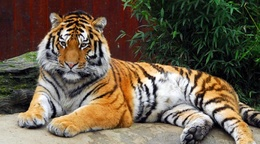
%> input picture Project 3/tiger1.jpg, 260 x 144 px, shrunk from 616 x 340 before the run
$ octave mean_shift_example.m   (GNU Octave 9; MATLAB toolbox functions it lacks are replaced by stand-ins)
%> lines starting %> are read from the running program, lines starting %| are printed output that depends on the picture
### Project 3/kmeans_segm.m
function [segmentation, centers] = kmeans_segm(image, K, L, seed)

%Converting image to double to keep precisions
img = double(image);


%Reshaping the 3D image format to 2D image format for better performance by combining heigth and
%width and keeping RGB as the second dimension

[height, width, RGB] = size(img);
%Pixels are defined
X = reshape(img, height*width, 3);


%1-Randomly initialize the K cluster centers

%Defining min and max RGB values before randomization
RGB_min = int16(min(X));
RGB_max = int16(max(X));

%Randomization with min and max values for each color component in size K x 1

R = randi([RGB_min(1), RGB_max(1)], K, 1);
G = randi([RGB_min(2), RGB_max(2)], K, 1);
B = randi([RGB_min(3), RGB_max(3)], K, 1);

%Then we combine those components to keep RGB values of each cluster center
K_centers = [R, G, B];

%2-Compute all distances between pixels and cluster centers
distance = pdist2(X, K_centers);

%3-Iterate L times

for i = 1:L
    %4-Assign each pixel to the cluster center for which the distance is minimum
    %Creating a matrix for keeping assigned pixels(with their RGB) for each clusters
    K_assigned_pix = double(zeros(K,3));
    %Counting number of pixels assigned for each cluster
    K_count_pix = double(zeros(K,1));
    for pix = 1:length(X(:,1))
        %For each pixel, initializing assignment as if all are assigned to cluster 1
        assigned_K(pix) = 1;
        min_distance = distance(pix,assigned_K(pix));
        %Comparing the distance of initialization with other clusters and
        %find the minimum distance if there is a closer cluster to that
        %pixel
        for k = 2:K
            if (distance(pix,k) < min_distance)
                assigned_K(pix) = k;
                min_distance = distance(pix,k);
            end
        end
        %Filling the cluster with assigned pixels` RGB values and counting
        %the added pixel
        K_assigned_pix(assigned_K(pix), 1) = K_assigned_pix(assigned_K(pix), 1) + X(pix, 1);
        K_assigned_pix(assigned_K(pix), 2) = K_assigned_pix(assigned_K(pix), 2) + X(pix, 2);
        K_assigned_pix(assigned_K(pix), 3) = K_assigned_pix(assigned_K(pix), 3) + X(pix, 3);
        K_count_pix(assigned_K(pix)) = K_count_pix(assigned_K(pix)) + 1;
    end
    %5-Recompute each cluster center by taking the mean of all pixels assigned to it
    for k = 1:K
        if(K_count_pix(k) > 0)
            K_centers(k,1) = K_assigned_pix(k, 1) ./ K_count_pix(k);
            K_centers(k,2) = K_assigned_pix(k, 2) ./ K_count_pix(k);
            K_centers(k,3) = K_assigned_pix(k, 3) ./ K_count_pix(k);
        end
    end
    %6-Recompute all distances between pixels and cluster centers
    distance = pdist2(X, K_centers);
end

%Preparing segmentation and centers for clusters

X_new = zeros(height*width, 1);
for pix=1:height*width
    X_new(pix) = assigned_K(pix);
end
segmentation = uint8(reshape(X_new, height, width, 1));
centers = K_centers;
end


### Project 3/mean_shift_segm.m
function segm = mean_shift_segm(I, spatial_bandwidth, colour_bandwidth, num_iterations)

tic
fprintf('Find colour channels with K-means...\n');
K = 16;
[ segm, centers ] = kmeans_segm(I, K, 10, 4321);
toc

centers(isnan(centers)) = 0.0;
%imshow(overlay_bounds(I, segm))
%pause

[ height, width, depth ] = size(I);
idx = reshape(segm, [height, width]);
maps = zeros(height, width, K, 'single');
mapx = zeros(height, width, K, 'single');
mapy = zeros(height, width, K, 'single');
[X, Y] = meshgrid(1:width, 1: height);
for k = 1:K
    maps(:,:,k) = (idx == k);
    mapx(:,:,k) = maps(:,:,k).*X;
    mapy(:,:,k) = maps(:,:,k).*Y;
end
s = 2*ceil(1.5*spatial_bandwidth) + 1;
h = fspecial('gaussian', [s s], spatial_bandwidth);
mapsw = reshape(imfilter(maps, h), [width*height,K]) + 1e-6;
mapsx = reshape(imfilter(mapx, h), [width*height,K]);
mapsy = reshape(imfilter(mapy, h), [width*height,K]);
toc

fprintf('Search for high density points...\n');
constC = -0.5/(colour_bandwidth^2);
x = reshape(X, [width*height, 1]);
y = reshape(Y, [width*height, 1]);
Ic = single(reshape(I, [width*height, 3]));
wei = exp(constC*pdist2(Ic, centers));
for l = 1:num_iterations
    p = (round(x)-1)*height + round(y);
    ww = mapsw(p,:) .* wei;
    w = sum(ww, 2);
    u = bsxfun(@rdivide, ww*centers, w);
    x = bsxfun(@rdivide, sum(mapsx(p,:).*wei, 2), w);
    y = bsxfun(@rdivide, sum(mapsy(p,:).*wei, 2), w);
    wei = bsxfun(@rdivide, ww, w);
    x = max(min(x, width), 1);
    y = max(min(y, height), 1);
    toc
end

fprintf('Assign high density points to pixels...\n');
XY = [ x, y ];
thr = 10.0;
val = 0;
mask = zeros(height*width, 1, 'int16');
for y=1:height
    for x=1:width
        p = round(x-1)*height + round(y);
        if mask(p)==0
    	    stack = [ p ];
            val = val + 1;
            mask(p) = val;
            while length(stack)>0
	        p0 = stack(end);
                xy = XY(p0,:);
                x0 = floor((p0-1)/height) + 1;
                y0 = mod(p0-1, height) + 1;
	        stack = stack(1:end-1);
                if x0<width & mask(p0+height)==0 & sum((xy-XY(p0+height,:)).^2)<thr
                    stack = [ stack, p0+height ];
                    mask(p0+height) = val;
                end
                if x0>1 & mask(p0-height)==0 & sum((xy-XY(p0-height,:)).^2)<thr
                    stack = [ stack, p0-height ];
                    mask(p0-height) = val;
                end
                if y0<height & mask(p0+1)==0 & sum((xy-XY(p0+1,:)).^2)<thr
                    stack = [ stack, p0+1 ];
                    mask(p0+1) = val;
                end
                if y0>1 & mask(p0-1)==0 & sum((xy-XY(p0-1,:)).^2)<thr
                    stack = [ stack, p0-1 ];
                    mask(p0-1) = val;
                end
            end
        end
    end
end
segm = reshape(mask, [height,width]);
toc

### Project 3/mean_shift_example.m
scale_factor = 0.5;       % image downscale factor
spatial_bandwidth = 10.0;  % spatial bandwidth
colour_bandwidth = 5.0;   % colour bandwidth
num_iterations = 40;      % number of mean-shift iterations
image_sigma = 1.0;        % image preblurring scale

I = imread('tiger1.jpg');
%> I is the input picture: size 144x260x3 uint8; mean R, G, B 106, 92.5, 74.5
I = imresize(I, scale_factor);
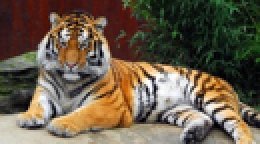
%> I: size 72x130x3 uint8 (shown 2 times larger); mean R, G, B 106, 92.5, 74.5
Iback = I;
d = 2*ceil(image_sigma*2) + 1;
h = fspecial('gaussian', [d d], image_sigma);
I = imfilter(I, h);
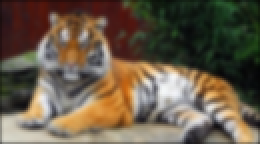
%> I: size 72x130x3 uint8 (shown 2 times larger); mean R, G, B 104.6, 91.2, 73.4

segm = mean_shift_segm(I, spatial_bandwidth, colour_bandwidth, num_iterations);
%> in kmeans_segm, `RGB_min = int16(min(X));`: RGB_min = [4 5 5]
%> in kmeans_segm, `RGB_max = int16(max(X));`: RGB_max = [246 247 247]
%> in kmeans_segm, `K_centers = [R, G, B];`: K_centers = 16 rows, first 12: [209 243 138; 188 201 8; 106 224 179; 66 80 101; 128 182 205; 102 223 167; 194 171 5; 77 119 124; 119 29 215; 145 110 64; 224 153 84; 126 226 216]
%> after the loop in kmeans_segm, `for i = 1:L`: K_assigned_pix = 16 rows, first 12: [110224 105395 97291; 0 0 0; 0 0 0; 143422 126982 91142; 134272 129097 120487; 0 0 0; 151809 101512 48963; 108314 99447 88132; 0 0 0; 81356 68131 55002; 92928 71700 43469; 38913 38717 38520]; K_centers = 16 rows, first 12: [204.5 195.5 180.5; 188 201 8; 106 224 179; 37.6 33.29 23.9; 172.1 165.5 154.5; 102 223 167; 171 114.3 55.14; 115.8 106.4 94.26; 119 29 215; 84.05 70.38 56.82; 209.3 161.5 97.9; 226.2 225.1 224]; K_count_pix = [539; 0; 0; 3814; 780; 0; 888; 935; 0; 968; 444; 172; 0; 820; 0; 0]
%> in kmeans_segm, `segmentation = uint8(reshape(X_new, height, width, 1));`:
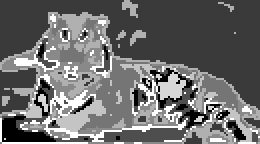
%> segmentation: size 72x130 uint8 (shown 2 times larger); min 1, max 14, mean 6.57; drawn with min black and max white
%> in kmeans_segm, `centers = K_centers;`: centers has the same summary as K_centers
%> in mean_shift_segm, `[ segm, centers ] = kmeans_segm(I, K, 10, 4321);`: centers has the same summary as K_centers in kmeans_segm
%> the run ends on the next line

$ run again, with Project 3/tiger3.jpg copied over Project 3/tiger1.jpg
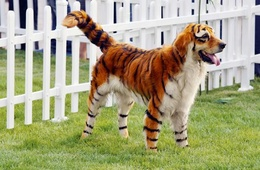
%> input picture Project 3/tiger3.jpg, 260 x 170 px, shrunk from 600 x 393 before the run
%> I is the input picture: size 170x260x3 uint8; mean R, G, B 166.4, 163.7, 127.4
%> `I = imfilter(I, h);`:
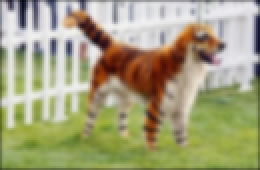
%> I: size 85x130x3 uint8 (shown 2 times larger); mean R, G, B 164.2, 161.4, 125.7
%> RGB_min = [7 8 4]
%> RGB_max = [242 241 242]
%> in kmeans_segm, `K_centers = [R, G, B];`: K_centers = 16 rows, first 12: [206 237 135; 185 197 7; 106 219 176; 68 80 99; 127 178 201; 102 218 163; 191 168 4; 78 118 121; 119 31 211; 144 109 62; 221 150 81; 126 221 212]
%> after the loop in kmeans_segm, `for i = 1:L`: K_assigned_pix = 16 rows, first 12: [364973 364734 364899; 0 0 0; 0 0 0; 60366 27003 18103; 178706 176040 162676; 0 0 0; 79337 43665 22673; 34478 34236 37733; 0 0 0; 118050 133876 65260; 93424 79533 60238; 277685 276806 271689]; K_centers = 16 rows, first 12: [225.7 225.6 225.7; 185 197 7; 106 219 176; 84.43 37.77 25.32; 186.3 183.6 169.6; 102 218 163; 137 75.41 39.16; 103.8 103.1 113.7; 119 31 211; 119.8 135.9 66.25; 152.7 130 98.43; 208.2 207.5 203.7]; K_count_pix = [1617; 0; 0; 715; 959; 0; 579; 332; 0; 985; 612; 1334; 0; 1128; 2789; 0]
%> in kmeans_segm, `segmentation = uint8(reshape(X_new, height, width, 1));`:
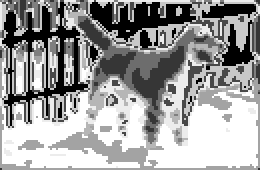
%> segmentation: size 85x130 uint8 (shown 2 times larger); min 1, max 15, mean 9.61; drawn with min black and max white
%> in kmeans_segm, `centers = K_centers;`: centers has the same summary as K_centers
%> in mean_shift_segm, `[ segm, centers ] = kmeans_segm(I, K, 10, 4321);`: centers has the same summary as K_centers in kmeans_segm
